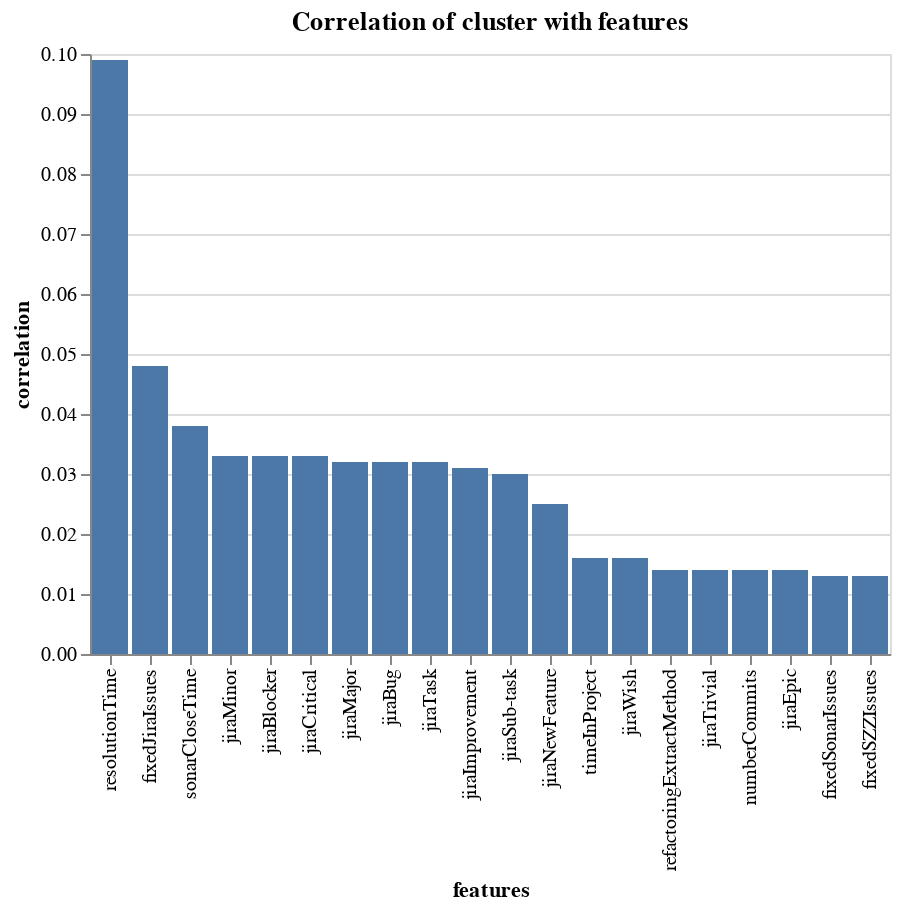

The notebook cell saved with this chart:
### Code cell
corrFeatures, chart = centroid_corr_with_features(centroids[2], devPCA, devs.columns[2:], 20)
print(corrFeatures[:5])
chart

### Figure 1 — Vega-Lite specification as saved in the notebook (floating-point values rounded to 4 significant figures)
{"config": {"view": {"continuousWidth": 400, "continuousHeight": 300}}, "data": {"name": "data-3ff1950a5354736ebe011d8a6ed34421"}, "mark": "bar", "encoding": {"x": {"type": "ordinal", "field": "features", "sort": "-y"}, "y": {"type": "quantitative", "field": "correlation"}}, "title": "Correlation of cluster with features", "$schema": "https://vega.github.io/schema/vega-lite/v4.8.1.json", "datasets": {"data-3ff1950a5354736ebe011d8a6ed34421": [{"features": "resolutionTime", "correlation": "0.099"}, {"features": "fixedJiraIssues", "correlation": "0.048"}, {"features": "sonarCloseTime", "correlation": "0.038"}, {"features": "jiraMinor", "correlation": "0.033"}, {"features": "jiraBlocker", "correlation": "0.033"}, {"features": "jiraCritical", "correlation": "0.033"}, {"features": "jiraMajor", "correlation": "0.032"}, {"features": "jiraBug", "correlation": "0.032"}, {"features": "jiraTask", "correlation": "0.032"}, {"features": "jiraImprovement", "correlation": "0.031"}, {"features": "jiraSub-task", "correlation": "0.03"}, {"features": "jiraNewFeature", "correlation": "0.025"}, {"features": "timeInProject", "correlation": "0.016"}, {"features": "jiraWish", "correlation": "0.016"}, {"features": "refactoringExtractMethod", "correlation": "0.014"}, {"features": "jiraTrivial", "correlation": "0.014"}, {"features": "numberCommits", "correlation": "0.014"}, {"features": "jiraEpic", "correlation": "0.014"}, {"features": "fixedSonarIssues", "correlation": "0.013"}, {"features": "fixedSZZIssues", "correlation": "0.013"}]}}
